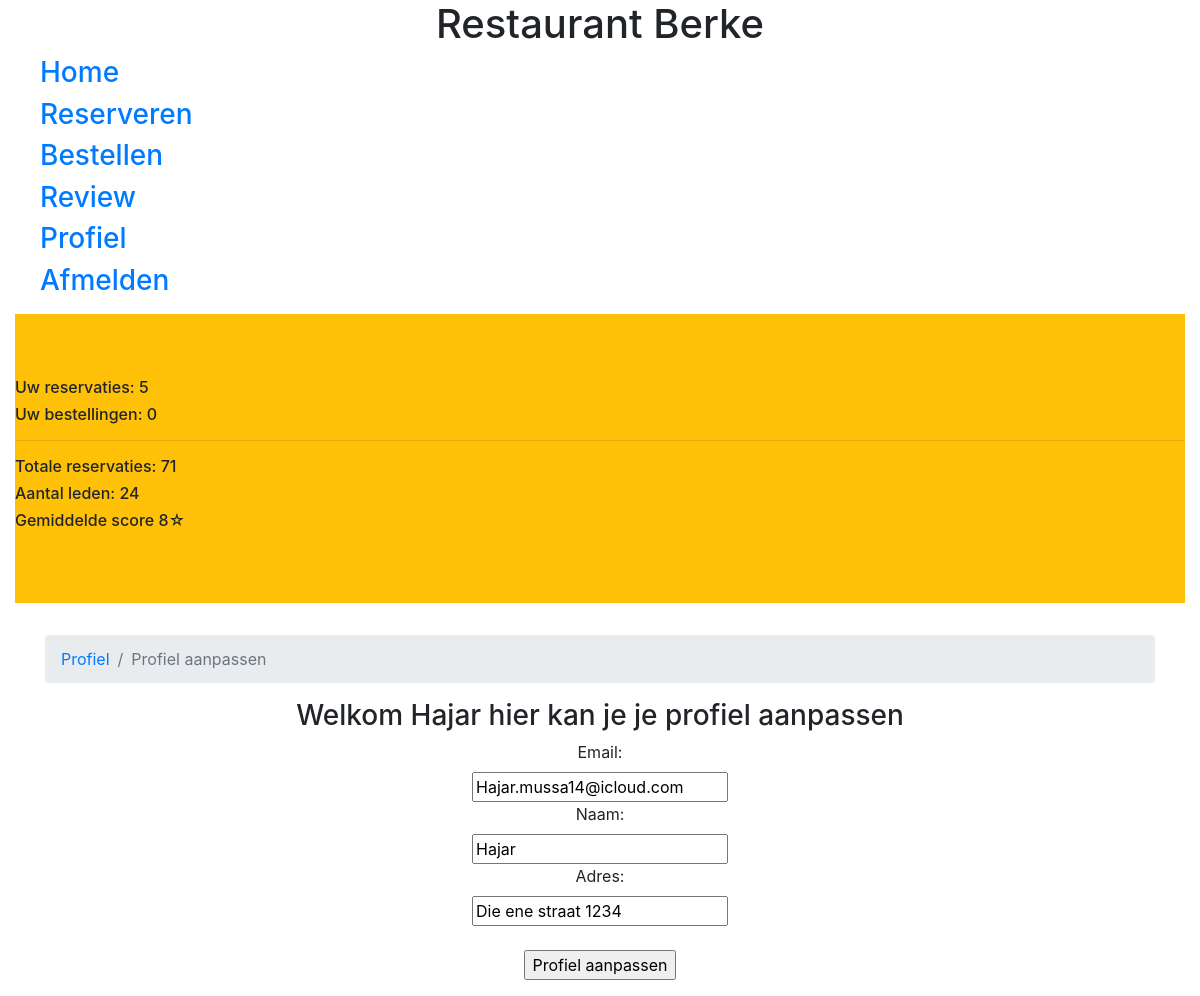
Page /guestbook/assets/member/editProfile.php (signed in) on the committed database.
### tables this page shows
CREATE TABLE `user` (
  `id` int(11) NOT NULL,
  `name` varchar(255) NOT NULL,
  `email` varchar(255) NOT NULL,
  `password` varchar(255) NOT NULL,
  `reservations` int(11) DEFAULT 0,
  `adres` varchar(255) NOT NULL,
  `role` varchar(255) NOT NULL
);

### guestbook/assets/member/editProfile.php (the view, shortened to what this page needs)
<?php
include_once("./userStructure.php");
?>
<html>
<div class="container">
    <nav aria-label="breadcrumb">
        <ol class="breadcrumb">
            <li class="breadcrumb-item"><a href="../member/profile.php">Profiel</a></li>
            <li class="breadcrumb-item active" aria-current="page">Profiel aanpassen</li>
        </ol>
    </nav>
    <h3 class="text-center">Welkom <?php if(isset($_SESSION['user']->name)){echo $_SESSION['user']->name;}else{echo "";}?> hier kan je je profiel aanpassen</h3>
    <center>
        <form method="post">
            <label class="labeltekst" for="email">Email:</label><br>
            <input type="email" name="email" id="email" value="<?= $_SESSION['user']->email ?>" placeholder="User@email.com"><br>
            <label for="name">Naam:</label><br>
            <input type="text" name="name" id="name" value="<?= $_SESSION['user']->name ?>" placeholder="User"><br>
            <label for="Adres">Adres:</label><br>
            <input type="text" name="adres" id="Adres" value="<?= $_SESSION['user']->adres ?>" placeholder="Adres"><br><br>
            <input type="submit" name="profile" value="Profiel aanpassen">
        </form>
    </center>
</div>
</html>

### guestbook/assets/css/style.css (style rules this page uses)
.labeltekst { text-align: left; }

### rows in the picture
user: name "Hajar", email "Hajar.mussa14@icloud.com", adres "Die ene straat 1234"

### other values in the picture
$userTotalReservations "5"
$userTotalOrders "0"
$numberOfReservations "71"
$numberOfMembers "24"
$average "8"
